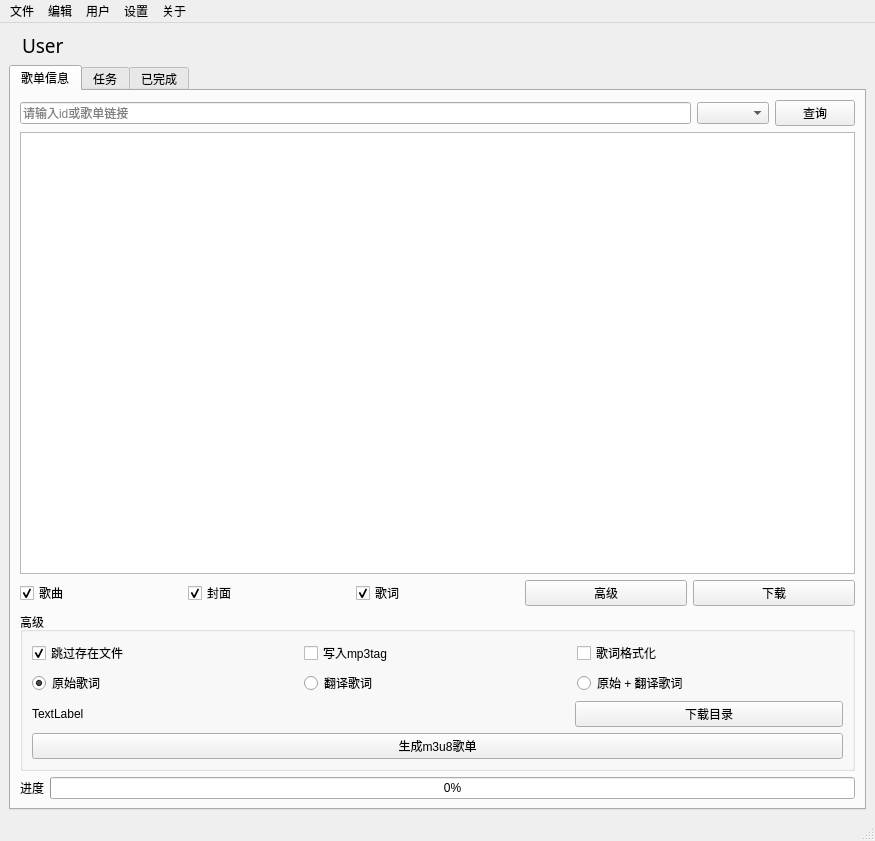
<?xml version="1.0" encoding="UTF-8"?>
<ui version="4.0">
 <class>MainWindow</class>
 <widget class="QMainWindow" name="MainWindow">
  <property name="geometry">
   <rect>
    <x>0</x>
    <y>0</y>
    <width>875</width>
    <height>841</height>
   </rect>
  </property>
  <property name="windowTitle">
   <string>ncmd - NeteaseCloudMusic Downloader</string>
  </property>
  <property name="windowIcon">
   <iconset>
    <normaloff>../icon.ico</normaloff>../icon.ico</iconset>
  </property>
  <property name="statusTip">
   <string/>
  </property>
  <widget class="QWidget" name="centralwidget">
   <layout class="QVBoxLayout" name="verticalLayout_5">
    <item>
     <layout class="QHBoxLayout" name="horizontalLayout_3">
      <item>
       <widget class="QLabel" name="AvatarLB">
        <property name="cursor">
         <cursorShape>ArrowCursor</cursorShape>
        </property>
        <property name="styleSheet">
         <string notr="true"/>
        </property>
        <property name="text">
         <string/>
        </property>
        <property name="scaledContents">
         <bool>false</bool>
        </property>
       </widget>
      </item>
      <item>
       <widget class="QLabel" name="userLB">
        <property name="font">
         <font>
          <family>微软雅黑 Light</family>
          <pointsize>14</pointsize>
          <underline>false</underline>
         </font>
        </property>
        <property name="cursor">
         <cursorShape>PointingHandCursor</cursorShape>
        </property>
        <property name="text">
         <string>User</string>
        </property>
       </widget>
      </item>
      <item>
       <spacer name="horizontalSpacer">
        <property name="orientation">
         <enum>Qt::Horizontal</enum>
        </property>
        <property name="sizeHint" stdset="0">
         <size>
          <width>40</width>
          <height>20</height>
         </size>
        </property>
       </spacer>
      </item>
      <item>
       <widget class="QLabel" name="listNameLB">
        <property name="text">
         <string/>
        </property>
       </widget>
      </item>
     </layout>
    </item>
    <item>
     <widget class="QTabWidget" name="tabWidget">
      <property name="currentIndex">
       <number>0</number>
      </property>
      <widget class="QWidget" name="tab">
       <attribute name="title">
        <string>歌单信息</string>
       </attribute>
       <layout class="QVBoxLayout" name="verticalLayout_2">
        <item>
         <layout class="QHBoxLayout" name="horizontalLayout">
          <item>
           <widget class="QLineEdit" name="idEdit">
            <property name="text">
             <string/>
            </property>
            <property name="echoMode">
             <enum>QLineEdit::Normal</enum>
            </property>
            <property name="placeholderText">
             <string>请输入id或歌单链接</string>
            </property>
           </widget>
          </item>
          <item>
           <widget class="QComboBox" name="brBox">
            <property name="currentIndex">
             <number>-1</number>
            </property>
           </widget>
          </item>
          <item>
           <widget class="QPushButton" name="queryBtn">
            <property name="text">
             <string>查询</string>
            </property>
           </widget>
          </item>
         </layout>
        </item>
        <item>
         <widget class="QTableWidget" name="tableWidget">
          <property name="sortingEnabled">
           <bool>true</bool>
          </property>
          <property name="columnCount">
           <number>0</number>
          </property>
          <attribute name="horizontalHeaderCascadingSectionResizes">
           <bool>false</bool>
          </attribute>
          <attribute name="verticalHeaderCascadingSectionResizes">
           <bool>false</bool>
          </attribute>
         </widget>
        </item>
        <item>
         <layout class="QHBoxLayout" name="horizontalLayout_4">
          <item>
           <widget class="QCheckBox" name="songCheck">
            <property name="text">
             <string>歌曲</string>
            </property>
            <property name="checked">
             <bool>true</bool>
            </property>
           </widget>
          </item>
          <item>
           <widget class="QCheckBox" name="picCheck">
            <property name="text">
             <string>封面</string>
            </property>
            <property name="checked">
             <bool>true</bool>
            </property>
           </widget>
          </item>
          <item>
           <widget class="QCheckBox" name="lrcCheck">
            <property name="text">
             <string>歌词</string>
            </property>
            <property name="checked">
             <bool>true</bool>
            </property>
           </widget>
          </item>
          <item>
           <widget class="QPushButton" name="proBtn">
            <property name="text">
             <string>高级</string>
            </property>
           </widget>
          </item>
          <item>
           <widget class="QPushButton" name="testBtn">
            <property name="text">
             <string>下载</string>
            </property>
           </widget>
          </item>
         </layout>
        </item>
        <item>
         <widget class="QGroupBox" name="groupBox">
          <property name="title">
           <string>高级</string>
          </property>
          <layout class="QVBoxLayout" name="verticalLayout">
           <item>
            <layout class="QHBoxLayout" name="horizontalLayout_6">
             <item>
              <widget class="QCheckBox" name="skipCheck">
               <property name="text">
                <string>跳过存在文件</string>
               </property>
               <property name="checked">
                <bool>true</bool>
               </property>
              </widget>
             </item>
             <item>
              <widget class="QCheckBox" name="tagCheck">
               <property name="text">
                <string>写入mp3tag</string>
               </property>
              </widget>
             </item>
             <item>
              <widget class="QCheckBox" name="lrcFormatCheck">
               <property name="text">
                <string>歌词格式化</string>
               </property>
              </widget>
             </item>
            </layout>
           </item>
           <item>
            <layout class="QHBoxLayout" name="horizontalLayout_5">
             <item>
              <widget class="QRadioButton" name="radioButton">
               <property name="text">
                <string>原始歌词</string>
               </property>
               <property name="checked">
                <bool>true</bool>
               </property>
              </widget>
             </item>
             <item>
              <widget class="QRadioButton" name="radioButton_2">
               <property name="text">
                <string>翻译歌词</string>
               </property>
              </widget>
             </item>
             <item>
              <widget class="QRadioButton" name="radioButton_3">
               <property name="text">
                <string>原始 + 翻译歌词</string>
               </property>
              </widget>
             </item>
            </layout>
           </item>
           <item>
            <layout class="QHBoxLayout" name="horizontalLayout_7">
             <item>
              <widget class="QLabel" name="pathLB">
               <property name="sizePolicy">
                <sizepolicy hsizetype="Preferred" vsizetype="Preferred">
                 <horstretch>2</horstretch>
                 <verstretch>0</verstretch>
                </sizepolicy>
               </property>
               <property name="text">
                <string>TextLabel</string>
               </property>
              </widget>
             </item>
             <item>
              <widget class="QPushButton" name="pathBtn">
               <property name="sizePolicy">
                <sizepolicy hsizetype="Minimum" vsizetype="Fixed">
                 <horstretch>1</horstretch>
                 <verstretch>0</verstretch>
                </sizepolicy>
               </property>
               <property name="text">
                <string>下载目录</string>
               </property>
              </widget>
             </item>
            </layout>
           </item>
           <item>
            <widget class="QPushButton" name="m3u8Btn">
             <property name="text">
              <string>生成m3u8歌单</string>
             </property>
            </widget>
           </item>
          </layout>
         </widget>
        </item>
        <item>
         <layout class="QHBoxLayout" name="horizontalLayout_2">
          <item>
           <widget class="QLabel" name="label_3">
            <property name="text">
             <string>进度</string>
            </property>
           </widget>
          </item>
          <item>
           <widget class="QProgressBar" name="progressBar">
            <property name="value">
             <number>0</number>
            </property>
            <property name="textVisible">
             <bool>true</bool>
            </property>
           </widget>
          </item>
         </layout>
        </item>
       </layout>
      </widget>
      <widget class="QWidget" name="tab_2">
       <attribute name="title">
        <string>任务</string>
       </attribute>
       <layout class="QVBoxLayout" name="verticalLayout_3">
        <item>
         <widget class="QListWidget" name="taskList">
          <property name="sizePolicy">
           <sizepolicy hsizetype="Expanding" vsizetype="Expanding">
            <horstretch>0</horstretch>
            <verstretch>0</verstretch>
           </sizepolicy>
          </property>
          <property name="minimumSize">
           <size>
            <width>590</width>
            <height>0</height>
           </size>
          </property>
          <property name="sizeAdjustPolicy">
           <enum>QAbstractScrollArea::AdjustIgnored</enum>
          </property>
          <property name="resizeMode">
           <enum>QListView::Fixed</enum>
          </property>
         </widget>
        </item>
       </layout>
      </widget>
      <widget class="QWidget" name="tab_3">
       <attribute name="title">
        <string>已完成</string>
       </attribute>
       <layout class="QVBoxLayout" name="verticalLayout_4">
        <item>
         <widget class="QListWidget" name="doneList"/>
        </item>
       </layout>
      </widget>
     </widget>
    </item>
   </layout>
  </widget>
  <widget class="QMenuBar" name="menubar">
   <property name="geometry">
    <rect>
     <x>0</x>
     <y>0</y>
     <width>875</width>
     <height>23</height>
    </rect>
   </property>
   <widget class="QMenu" name="menu">
    <property name="title">
     <string>用户</string>
    </property>
    <addaction name="loginAction"/>
    <addaction name="userListAction"/>
   </widget>
   <widget class="QMenu" name="menu_2">
    <property name="title">
     <string>文件</string>
    </property>
    <addaction name="exitBtn"/>
    <addaction name="separator"/>
    <addaction name="updateAction"/>
    <addaction name="aria2Action"/>
   </widget>
   <widget class="QMenu" name="menu_3">
    <property name="title">
     <string>编辑</string>
    </property>
    <addaction name="action_8"/>
    <addaction name="action_9"/>
   </widget>
   <widget class="QMenu" name="menu_4">
    <property name="title">
     <string>关于</string>
    </property>
    <addaction name="aboutAction"/>
    <addaction name="separator"/>
    <addaction name="websiteAction"/>
   </widget>
   <widget class="QMenu" name="menu_5">
    <property name="title">
     <string>设置</string>
    </property>
    <addaction name="cacheAction"/>
    <addaction name="METAAction"/>
    <addaction name="fnameAction"/>
   </widget>
   <addaction name="menu_2"/>
   <addaction name="menu_3"/>
   <addaction name="menu"/>
   <addaction name="menu_5"/>
   <addaction name="menu_4"/>
  </widget>
  <widget class="QStatusBar" name="statusbar"/>
  <action name="exitBtn">
   <property name="checkable">
    <bool>false</bool>
   </property>
   <property name="text">
    <string>退出</string>
   </property>
  </action>
  <action name="aboutAction">
   <property name="text">
    <string>关于作者</string>
   </property>
  </action>
  <action name="websiteAction">
   <property name="text">
    <string>访问本软件网站</string>
   </property>
  </action>
  <action name="loginAction">
   <property name="text">
    <string>用户登录</string>
   </property>
  </action>
  <action name="userListAction">
   <property name="text">
    <string>用户歌单</string>
   </property>
  </action>
  <action name="action_8">
   <property name="text">
    <string>全选</string>
   </property>
  </action>
  <action name="action_9">
   <property name="text">
    <string>反选</string>
   </property>
  </action>
  <action name="updateAction">
   <property name="text">
    <string>检查更新</string>
   </property>
  </action>
  <action name="cacheAction">
   <property name="text">
    <string>缓存设置</string>
   </property>
  </action>
  <action name="METAAction">
   <property name="text">
    <string>META信息</string>
   </property>
  </action>
  <action name="fnameAction">
   <property name="text">
    <string>文件名格式</string>
   </property>
  </action>
  <action name="aria2Action">
   <property name="text">
    <string>重启aria2</string>
   </property>
  </action>
 </widget>
 <resources/>
 <connections>
  <connection>
   <sender>tagCheck</sender>
   <signal>clicked(bool)</signal>
   <receiver>picCheck</receiver>
   <slot>setChecked(bool)</slot>
   <hints>
    <hint type="sourcelabel">
     <x>454</x>
     <y>681</y>
    </hint>
    <hint type="destinationlabel">
     <x>237</x>
     <y>627</y>
    </hint>
   </hints>
  </connection>
  <connection>
   <sender>tagCheck</sender>
   <signal>clicked(bool)</signal>
   <receiver>picCheck</receiver>
   <slot>setDisabled(bool)</slot>
   <hints>
    <hint type="sourcelabel">
     <x>500</x>
     <y>680</y>
    </hint>
    <hint type="destinationlabel">
     <x>264</x>
     <y>631</y>
    </hint>
   </hints>
  </connection>
 </connections>
</ui>
